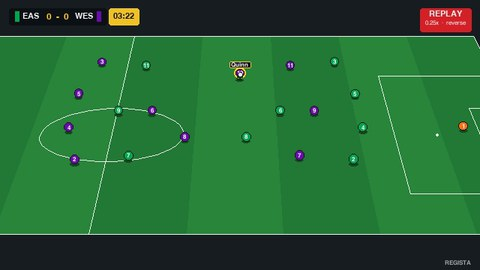
#> input picture data/synthetic/sample/vis_0201/review/crops/cw_cs_v00002.jpg, 480 x 270 px; its folder holds only this picture in this run
$ python -i shots.py   (imports and definitions only)
#> lines starting #> are read from the running program, lines starting #| are printed output that depends on the picture; after the words box and inside, x2 and y2 are one past the last pixel; in counts of white or black regions, pixels touching at a corner belong together
"""Shot agent: cut the broadcast into shots and say what each one shows.

Pipeline, all on 128x72 frames:

1. **Per-frame features** that do not depend on one broadcaster's graphics package: grass
   fraction (overall and on a 4x4 grid), a coarse 8x6 grid of mean Lab colour and luminance
   texture, hue/saturation/value histograms, edge density, dark and white fractions, and
   motion against the previous frame (overall, on a grid, and averaged over a second, which is
   how slow motion shows up).
2. **Cut detection** from colour-histogram change between consecutive frames (total variation
   distance of hue/saturation histograms on a 2x2 grid, plus mean absolute grey difference).
   The threshold is learned from training footage by maximising boundary F1.
3. **A scikit-learn classifier** (histogram gradient boosting) trained on rendered frames
   labelled from ``camera_segment`` ground truth: main / replay / highlight / closeup / crowd /
   graphic / other.
4. **Temporal smoothing into segments**: shots run between detected cuts; each shot takes the
   class with the highest mean probability; a sustained change of class inside a shot (a cut
   the detector missed) also splits it; adjacent ``main`` shots merge (the director never cuts
   from the main camera to the main camera); shots shorter than ``min_shot_s`` fold into a
   neighbour.

Output: ``camera_segment`` records that validate against ``regista-events.schema.json``.

Real footage: the code path is identical, and the model retrains from human-labelled segments
(``train_shot_model`` takes any list of (video, segments)). What changes is what the classifier
leans on. On Regista's renderer the strongest replay cue is the red REPLAY badge plus slow
motion; real broadcasts signal replays with a branded wipe/stinger, slow motion, and unusual
angles, and have dissolves that a hard-cut detector misses (a dissolve detector, or a
learned boundary model such as TransNetV2 hosted in Foundry, is the upgrade path). Expect to
relabel at least a few matches per broadcaster before trusting the numbers here.
"""

from __future__ import annotations

from collections.abc import Iterable
from dataclasses import dataclass, field
from pathlib import Path
from typing import Any

import numpy as np

from regista.schema import LEGACY_SCHEMA_VERSION as SCHEMA_VERSION  # vision output uses nothing added in 0.2.0
from regista.vision.frames import iter_frames, probe

Record = dict[str, Any]

FEATURE_SIZE = (128, 72)
CUT_SIZE = (320, 180)
KINDS = ["main", "replay", "highlight", "closeup", "crowd", "graphic", "bench", "other"]
DEFAULT_MODELS_DIR = Path("models/vision")
SHOT_MODEL_FILE = "shot_model.joblib"


# ---------------------------------------------------------------------------- features

# [18 lines left out: functions _grid_means, _grid_std, not called in this run]


def hs_histograms(rgb: np.ndarray) -> np.ndarray:
    """Hue x saturation histograms on a 2x2 grid plus the whole frame, each normalised to sum 1. Shape (5, 64)."""
    import cv2

    hsv = cv2.cvtColor(rgb, cv2.COLOR_RGB2HSV)
    h, w = rgb.shape[:2]
    regions = [hsv, hsv[: h // 2, : w // 2], hsv[: h // 2, w // 2:], hsv[h // 2:, : w // 2], hsv[h // 2:, w // 2:]]
    out = []
    for reg in regions:
        hist = cv2.calcHist([reg], [0, 1], None, [16, 4], [0, 180, 0, 256]).ravel()
        out.append(hist / max(1.0, hist.sum()))
    return np.asarray(out, dtype=np.float32)


@dataclass
class _CutState:
    hist: np.ndarray
    grey: np.ndarray
    edges: np.ndarray
    edges_dil: np.ndarray
    fg: np.ndarray
    grass: float


def _cut_state(rgb: np.ndarray) -> _CutState:
    """What the cut detector remembers about a frame (computed at CUT_SIZE)."""
    import cv2

    hsv = cv2.cvtColor(rgb, cv2.COLOR_RGB2HSV)
#> hsv: shape (270, 480, 3); mean H, S, V 76.1, 152.1, 105.6
    H, S, V = hsv[..., 0].astype(np.int16), hsv[..., 1].astype(np.int16), hsv[..., 2].astype(np.int16)
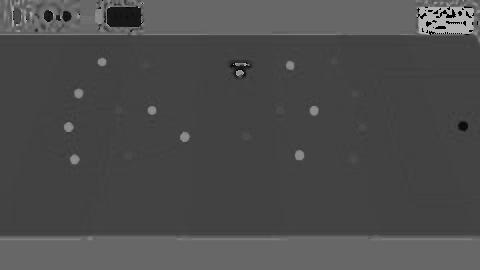
#> H: shape (270, 480) int16; min 0, max 179, mean 76.1
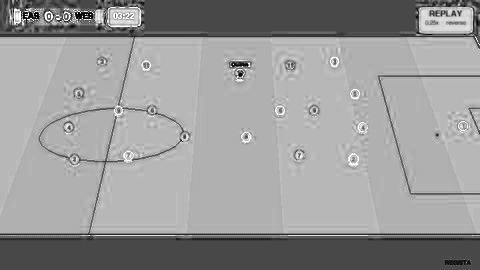
#> S: shape (270, 480) int16; min 0, max 255, mean 152.1
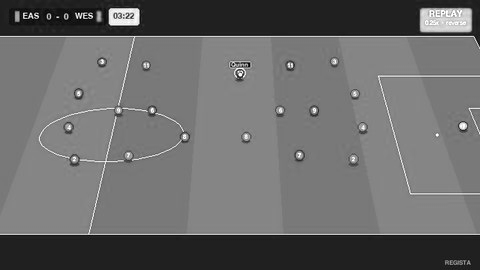
#> V: shape (270, 480) int16; min 0, max 255, mean 105.6
    grass = (H >= 30) & (H <= 90) & (S > 60) & (V > 50)
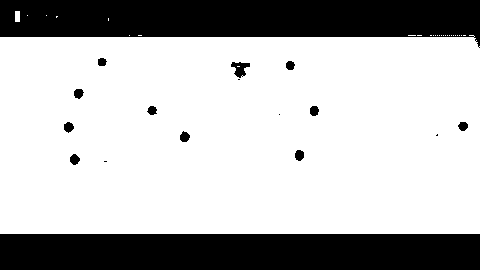
#> grass: shape (270, 480) bool; 72.3% white; 17 black regions (4 under 20 px), largest, box (x1, y1, x2, y2) and area: (0, 0, 480, 48) 17687, (0, 234, 480, 270) 17280, (231, 62, 250, 78) 170
    h = rgb.shape[0]
#> h = 270
    band = slice(int(0.27 * h), int(0.84 * h))  # the pitch band of a wide view, away from score bug and captions
    fg = (~grass) & (S > 80) & (V > 60)
#> fg: shape (270, 480) bool; 2% white; 19 white regions (5 under 20 px), largest, box (x1, y1, x2, y2) and area: (419, 8, 473, 33) 1262, (108, 8, 140, 26) 556, (295, 150, 304, 160) 73
    fg[: band.start] = False
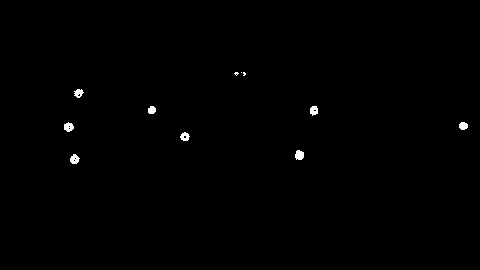
#> fg: shape (270, 480) bool; 0.41% white; 11 white regions (3 under 20 px), largest, box (x1, y1, x2, y2) and area: (295, 150, 304, 160) 73, (64, 122, 74, 132) 71, (70, 154, 80, 164) 69
    fg[band.stop:] = False
    fg = cv2.morphologyEx(fg.astype(np.uint8), cv2.MORPH_OPEN, np.ones((2, 2), np.uint8))
#> fg: shape (270, 480); values 0 (black) and 1 (white), 0.39% white; 10 white regions (2 under 20 px), largest, box (x1, y1, x2, y2) and area: (296, 151, 305, 161) 72, (65, 124, 75, 133) 69, (71, 155, 80, 165) 68
    grey = cv2.cvtColor(rgb, cv2.COLOR_RGB2GRAY)
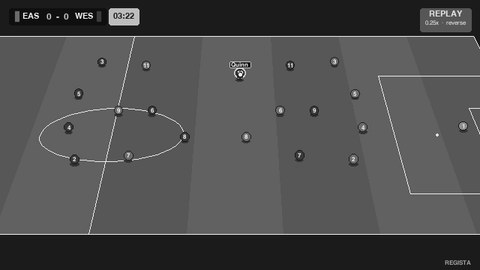
#> grey: shape (270, 480); min 0, max 255, mean 77.7
    edges = cv2.Canny(grey, 50, 120) > 0
#> edges: shape (270, 480) bool; 4% white in thin lines or dots
    edges_dil = cv2.dilate(edges.astype(np.uint8), np.ones((5, 5), np.uint8)) > 0
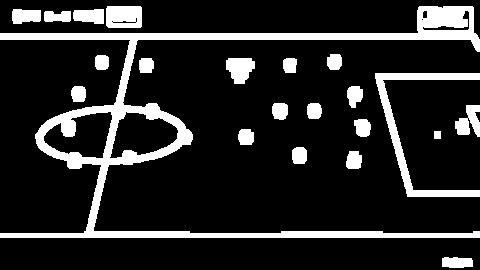
#> edges_dil: shape (270, 480) bool; 15.6% white; 22 white regions, largest, box (x1, y1, x2, y2) and area: (0, 6, 480, 238) 12247, (375, 73, 480, 197) 2138, (106, 6, 142, 28) 754
    return _CutState(hist=hs_histograms(rgb), grey=grey, edges=edges, edges_dil=edges_dil, fg=fg, grass=float(grass.mean()))
#> the loop in hs_histograms, `for reg in regions:` made 5 passes
#> after the loop in hs_histograms, `for reg in regions:`: out = 5 items


# [71 lines left out: functions cut_features, _cut_context, frame_features, not called in this run]


@dataclass
class FeatureTrack:
    """Per-frame shot features and cut features for one video."""

    times: np.ndarray        # (n,)
    frames: np.ndarray       # (n,) frame indices
    X: np.ndarray            # (n, d) per-frame features, with temporal context appended
    C: np.ndarray            # (n, k) evidence of a cut between frame i-1 and frame i
    fps: float               # sampled frames per second
    duration_s: float


# [60 lines left out: functions _context, extract_features, labels_for, cut_labels, not called in this run]


# [51 lines that did not run here, left out]


# [209 lines left out: functions _peaks, segment_track, segments_to_records, boundary_prf, frame_report, _tune_threshold and 2 more, not called in this run]

>>> import cv2
>>> picture = cv2.cvtColor(cv2.imread('../../../data/synthetic/sample/vis_0201/review/crops/cw_cs_v00002.jpg'), cv2.COLOR_BGR2RGB)
>>> result = _cut_state(picture)

$ run again, on data/synthetic/sample/vis_0201/review/crops/cw_cs_v00007.jpg
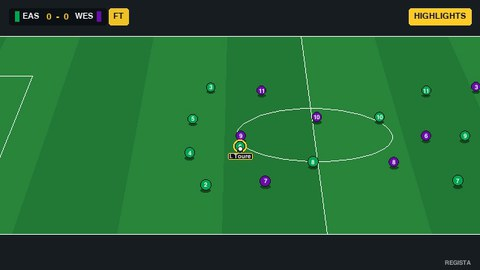
#> input picture data/synthetic/sample/vis_0201/review/crops/cw_cs_v00007.jpg, 480 x 270 px
#> hsv: shape (270, 480, 3); mean H, S, V 75.1, 152.5, 104.9
#> in _cut_state, `grass = (H >= 30) & (H <= 90) & (S > 60) & (V > 50)`:
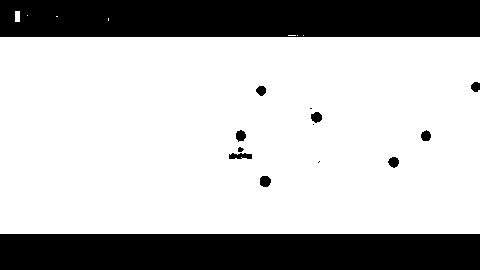
#> grass: shape (270, 480) bool; 72.4% white; 14 black regions (3 under 20 px), largest, box (x1, y1, x2, y2) and area: (0, 0, 480, 37) 17689, (0, 234, 480, 270) 17280, (229, 153, 252, 159) 111
#> edges: shape (270, 480) bool; 3.7% white in thin lines or dots
#> in _cut_state, `edges_dil = cv2.dilate(edges.astype(np.uint8), np.ones((5, 5), np.uint..`:
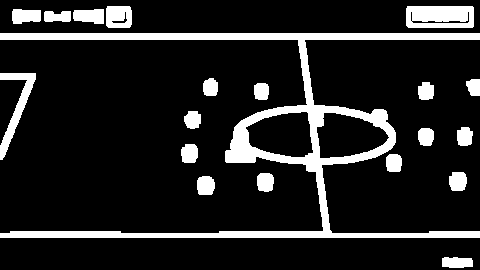
#> edges_dil: shape (270, 480) bool; 14.2% white; 20 white regions, largest, box (x1, y1, x2, y2) and area: (0, 33, 480, 238) 11203, (406, 6, 474, 28) 1384, (0, 73, 36, 160) 917
#> the loop in hs_histograms, `for reg in regions:` made 5 passes
#> after the loop in hs_histograms, `for reg in regions:`: out = 5 items
